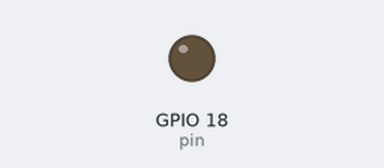
This program was run on a simulated Raspberry Pi (BCM pin numbers). Shown: output pins drawn as LEDs (lit = HIGH). At 4.0 s the program stops and its outputs stay as they are.

Above: at 0.1 s.
At 2.1 s:
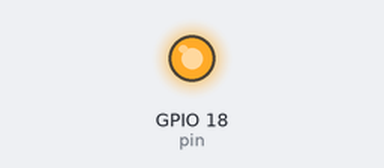
Timing chart, 0 to 5.5 s (numbered marks = the images above):
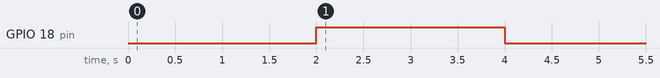

The program:

output_demo.py
```python
"""
circuit:

GPIO18     LED         R
 (V+) ___  ▶|  ____ /\/\/\ ______
                                 ⏚  GND

where V+ is roughly 3.3V when in a high state.  Measure it!
"""


import time
import RPi.GPIO as GPIO

# Use the GPIO numbers, *not* the physical pin numbers
GPIO.setmode(GPIO.BCM)

# Use GPIO 18, which is physical pin 12
pin = 18
GPIO.setup(pin, GPIO.OUT)

 # wait 2 seconds so we're ready to watch
time.sleep(2)

# turn it on and wait 2 more seconds
GPIO.output(pin, GPIO.HIGH)
time.sleep(2)

# turn it back off
GPIO.output(pin, GPIO.LOW)
```

Measured:
- by itself, GPIO 18 (pin): LOW → HIGH at 2.0 s, → LOW 2.0 s later
